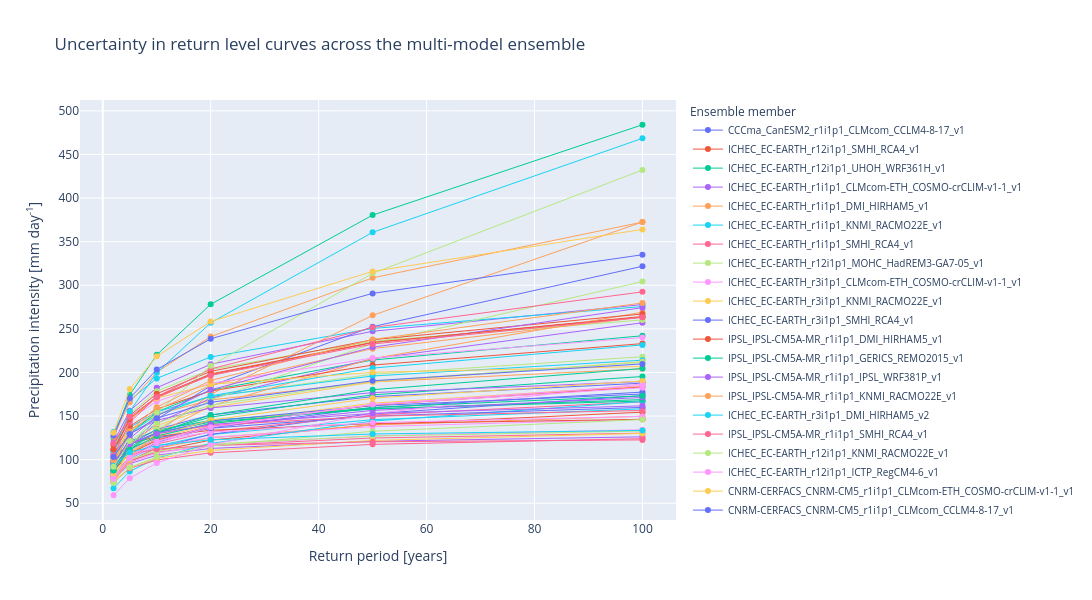

Here is the notebook cell this chart was saved with:
### Markdown cell above
So far, we have only used one climate model - but the power lies in using multiple models! So, let's estimate the sensitivity of the return period to the climate model employed.

### Code cell
# Use hist_df and fit a GEV distribution to each member_id and plot the return level curve for each member_id to show the uncertainty across different climate model runs (i.e., different GCM-RCM combinations).
unique_members = hist_df['member_id'].unique()
#for member in unique_members:
    #member_df = hist_df[hist_df['member_id'] == member]
    #annual_max_per_member = member_df.groupby('year')['rx1day'].max().dropna()
    #if len(annual_max_per_member) < 5:
    #    continue
    #gev_params_member = genextreme.fit(annual_max_per_member)
    #return_levels_member = genextreme.ppf(1 - 1/return_periods, *gev_params_member)
    #plt.plot(return_periods, return_levels_member, marker='o', label=f'Return level curve for member {member}')
#plt.xlabel('Return period [years]', fontsize=12)
#plt.ylabel('Precipitation intensity [mm day$^{-1}$]', fontsize=12)
#plt.title(f'Uncertainty in return level curves across different climate model runs', fontsize=13, fontweight='bold')
#plt.legend(loc='upper left', fontsize=10, frameon=True)
#plt.grid(True, alpha=0.3, linestyle='--', linewidth=0.5)
#plt.tight_layout()  

 # use plotly to plot the return level curve for each member_id and remove the legend for each member_id to avoid overcrowding the legend, and add a single legend entry for all member_ids
import plotly.graph_objects as go
fig = go.Figure()
for member in unique_members:
    member_df = hist_df[hist_df['member_id'] == member]
    annual_max_per_member = member_df.groupby('year')['rx1day'].max().dropna()
    if len(annual_max_per_member) < 5:
        continue
    gev_params_member = genextreme.fit(annual_max_per_member)
    return_levels_member = genextreme.ppf(1 - 1/return_periods, *gev_params_member)
    fig.add_trace(go.Scatter(x=return_periods, y=return_levels_member, mode='lines+markers', name=f'{member}', line=dict(width=1), marker=dict(size=6)))
fig.update_layout(title='Uncertainty in return level curves across the multi-model ensemble', 
                  xaxis_title='Return period [years]', 
                  yaxis_title='Precipitation intensity [mm day<sup>-1</sup>]', 
                  legend_title='Ensemble member', legend=dict(font=dict(size=10), bgcolor='rgba(255,255,255,0.5)'),
                  width=1200, height=600)
fig.show()

### Figure 1 — Plotly figure (JSON) as saved in the notebook; plotly's stock layout.template omitted (floating-point values rounded to 4 significant figures)
{"data": [{"line": {"width": 1}, "marker": {"size": 6}, "mode": "lines+markers", "name": "CCCma_CanESM2_r1i1p1_CLMcom_CCLM4-8-17_v1", "type": "scatter", "x": [2, 5, 10, 20, 50, 100], "y": [78.25, 102.7, 119.7, 136.6, 159.5, 177.5]}, {"line": {"width": 1}, "marker": {"size": 6}, "mode": "lines+markers", "name": "ICHEC_EC-EARTH_r12i1p1_SMHI_RCA4_v1", "type": "scatter", "x": [2, 5, 10, 20, 50, 100], "y": [81.07, 97.74, 109.9, 122.4, 140.1, 154.5]}, {"line": {"width": 1}, "marker": {"size": 6}, "mode": "lines+markers", "name": "ICHEC_EC-EARTH_r12i1p1_UHOH_WRF361H_v1", "type": "scatter", "x": [2, 5, 10, 20, 50, 100], "y": [98.89, 120.8, 133.8, 145.1, 158.3, 167.2]}, {"line": {"width": 1}, "marker": {"size": 6}, "mode": "lines+markers", "name": "ICHEC_EC-EARTH_r1i1p1_CLMcom-ETH_COSMO-crCLIM-v1-1_v1", "type": "scatter", "x": [2, 5, 10, 20, 50, 100], "y": [77.11, 95.43, 105.1, 112.8, 121.1, 126.2]}, {"line": {"width": 1}, "marker": {"size": 6}, "mode": "lines+markers", "name": "ICHEC_EC-EARTH_r1i1p1_DMI_HIRHAM5_v1", "type": "scatter", "x": [2, 5, 10, 20, 50, 100], "y": [106.5, 134.2, 151.9, 168.4, 189.1, 204.1]}, {"line": {"width": 1}, "marker": {"size": 6}, "mode": "lines+markers", "name": "ICHEC_EC-EARTH_r1i1p1_KNMI_RACMO22E_v1", "type": "scatter", "x": [2, 5, 10, 20, 50, 100], "y": [79.47, 101.3, 115.5, 128.8, 145.8, 158.3]}, {"line": {"width": 1}, "marker": {"size": 6}, "mode": "lines+markers", "name": "ICHEC_EC-EARTH_r1i1p1_SMHI_RCA4_v1", "type": "scatter", "x": [2, 5, 10, 20, 50, 100], "y": [82.75, 99.19, 108.4, 116.1, 124.8, 130.4]}, {"line": {"width": 1}, "marker": {"size": 6}, "mode": "lines+markers", "name": "ICHEC_EC-EARTH_r12i1p1_MOHC_HadREM3-GA7-05_v1", "type": "scatter", "x": [2, 5, 10, 20, 50, 100], "y": [102.9, 132.2, 152.2, 171.9, 198.0, 218.0]}, {"line": {"width": 1}, "marker": {"size": 6}, "mode": "lines+markers", "name": "ICHEC_EC-EARTH_r3i1p1_CLMcom-ETH_COSMO-crCLIM-v1-1_v1", "type": "scatter", "x": [2, 5, 10, 20, 50, 100], "y": [78.52, 96.92, 107.6, 116.7, 127.3, 134.3]}, {"line": {"width": 1}, "marker": {"size": 6}, "mode": "lines+markers", "name": "ICHEC_EC-EARTH_r3i1p1_KNMI_RACMO22E_v1", "type": "scatter", "x": [2, 5, 10, 20, 50, 100], "y": [86.22, 108.1, 124.1, 140.9, 164.8, 184.4]}, {"line": {"width": 1}, "marker": {"size": 6}, "mode": "lines+markers", "name": "ICHEC_EC-EARTH_r3i1p1_SMHI_RCA4_v1", "type": "scatter", "x": [2, 5, 10, 20, 50, 100], "y": [80.83, 98.99, 113.3, 129.0, 152.7, 173.4]}, {"line": {"width": 1}, "marker": {"size": 6}, "mode": "lines+markers", "name": "IPSL_IPSL-CM5A-MR_r1i1p1_DMI_HIRHAM5_v1", "type": "scatter", "x": [2, 5, 10, 20, 50, 100], "y": [110.6, 145.6, 171.1, 197.3, 234.2, 264.2]}, {"line": {"width": 1}, "marker": {"size": 6}, "mode": "lines+markers", "name": "IPSL_IPSL-CM5A-MR_r1i1p1_GERICS_REMO2015_v1", "type": "scatter", "x": [2, 5, 10, 20, 50, 100], "y": [95.78, 130.0, 154.6, 179.6, 214.3, 242.1]}, {"line": {"width": 1}, "marker": {"size": 6}, "mode": "lines+markers", "name": "IPSL_IPSL-CM5A-MR_r1i1p1_IPSL_WRF381P_v1", "type": "scatter", "x": [2, 5, 10, 20, 50, 100], "y": [86.12, 116.5, 141.6, 170.4, 215.7, 257.0]}, {"line": {"width": 1}, "marker": {"size": 6}, "mode": "lines+markers", "name": "IPSL_IPSL-CM5A-MR_r1i1p1_KNMI_RACMO22E_v1", "type": "scatter", "x": [2, 5, 10, 20, 50, 100], "y": [76.22, 99.0, 112.8, 125.0, 139.7, 149.8]}, {"line": {"width": 1}, "marker": {"size": 6}, "mode": "lines+markers", "name": "ICHEC_EC-EARTH_r3i1p1_DMI_HIRHAM5_v2", "type": "scatter", "x": [2, 5, 10, 20, 50, 100], "y": [110.9, 137.0, 154.8, 172.4, 195.9, 214.0]}, {"line": {"width": 1}, "marker": {"size": 6}, "mode": "lines+markers", "name": "IPSL_IPSL-CM5A-MR_r1i1p1_SMHI_RCA4_v1", "type": "scatter", "x": [2, 5, 10, 20, 50, 100], "y": [82.8, 103.5, 117.8, 132.1, 151.3, 166.2]}, {"line": {"width": 1}, "marker": {"size": 6}, "mode": "lines+markers", "name": "ICHEC_EC-EARTH_r12i1p1_KNMI_RACMO22E_v1", "type": "scatter", "x": [2, 5, 10, 20, 50, 100], "y": [82.58, 100.0, 109.7, 117.9, 127.0, 132.8]}, {"line": {"width": 1}, "marker": {"size": 6}, "mode": "lines+markers", "name": "ICHEC_EC-EARTH_r12i1p1_ICTP_RegCM4-6_v1", "type": "scatter", "x": [2, 5, 10, 20, 50, 100], "y": [81.63, 102.6, 114.8, 125.5, 137.9, 146.3]}, {"line": {"width": 1}, "marker": {"size": 6}, "mode": "lines+markers", "name": "CNRM-CERFACS_CNRM-CM5_r1i1p1_CLMcom-ETH_COSMO-crCLIM-v1-1_v1", "type": "scatter", "x": [2, 5, 10, 20, 50, 100], "y": [90.2, 118.6, 139.0, 159.8, 188.9, 212.3]}, {"line": {"width": 1}, "marker": {"size": 6}, "mode": "lines+markers", "name": "CNRM-CERFACS_CNRM-CM5_r1i1p1_CLMcom_CCLM4-8-17_v1", "type": "scatter", "x": [2, 5, 10, 20, 50, 100], "y": [90.2, 117.2, 134.7, 151.3, 172.3, 187.7]}, {"line": {"width": 1}, "marker": {"size": 6}, "mode": "lines+markers", "name": "CNRM-CERFACS_CNRM-CM5_r1i1p1_CNRM_ALADIN63_v2", "type": "scatter", "x": [2, 5, 10, 20, 50, 100], "y": [102.2, 118.0, 126.6, 133.6, 141.4, 146.2]}, {"line": {"width": 1}, "marker": {"size": 6}, "mode": "lines+markers", "name": "CNRM-CERFACS_CNRM-CM5_r1i1p1_DMI_HIRHAM5_v2", "type": "scatter", "x": [2, 5, 10, 20, 50, 100], "y": [125.1, 174.2, 220.2, 278.2, 380.5, 484.1]}, {"line": {"width": 1}, "marker": {"size": 6}, "mode": "lines+markers", "name": "CNRM-CERFACS_CNRM-CM5_r1i1p1_GERICS_REMO2015_v2", "type": "scatter", "x": [2, 5, 10, 20, 50, 100], "y": [119.9, 156.2, 182.4, 209.4, 247.2, 277.9]}, {"line": {"width": 1}, "marker": {"size": 6}, "mode": "lines+markers", "name": "CNRM-CERFACS_CNRM-CM5_r1i1p1_ICTP_RegCM4-6_v1", "type": "scatter", "x": [2, 5, 10, 20, 50, 100], "y": [74.26, 103.3, 129.5, 161.5, 215.9, 269.1]}, {"line": {"width": 1}, "marker": {"size": 6}, "mode": "lines+markers", "name": "ICHEC_EC-EARTH_r12i1p1_IPSL_WRF381P_v1", "type": "scatter", "x": [2, 5, 10, 20, 50, 100], "y": [67.2, 86.49, 101.8, 118.6, 144.2, 166.6]}, {"line": {"width": 1}, "marker": {"size": 6}, "mode": "lines+markers", "name": "CNRM-CERFACS_CNRM-CM5_r1i1p1_IPSL_WRF381P_v2", "type": "scatter", "x": [2, 5, 10, 20, 50, 100], "y": [73.96, 90.04, 99.51, 107.8, 117.5, 124.1]}, {"line": {"width": 1}, "marker": {"size": 6}, "mode": "lines+markers", "name": "CNRM-CERFACS_CNRM-CM5_r1i1p1_MOHC_HadREM3-GA7-05_v2", "type": "scatter", "x": [2, 5, 10, 20, 50, 100], "y": [113.8, 152.7, 178.5, 203.5, 235.9, 260.2]}, {"line": {"width": 1}, "marker": {"size": 6}, "mode": "lines+markers", "name": "CNRM-CERFACS_CNRM-CM5_r1i1p1_SMHI_RCA4_v1", "type": "scatter", "x": [2, 5, 10, 20, 50, 100], "y": [92.8, 111.4, 122.2, 131.6, 142.4, 149.6]}, {"line": {"width": 1}, "marker": {"size": 6}, "mode": "lines+markers", "name": "ICHEC_EC-EARTH_r12i1p1_CLMcom-ETH_COSMO-crCLIM-v1-1_v1", "type": "scatter", "x": [2, 5, 10, 20, 50, 100], "y": [74.77, 91.14, 101.3, 110.6, 122.0, 130.1]}, {"line": {"width": 1}, "marker": {"size": 6}, "mode": "lines+markers", "name": "ICHEC_EC-EARTH_r12i1p1_CLMcom_CCLM4-8-17_v1", "type": "scatter", "x": [2, 5, 10, 20, 50, 100], "y": [84.28, 116.2, 146.3, 184.5, 252.5, 321.8]}, {"line": {"width": 1}, "marker": {"size": 6}, "mode": "lines+markers", "name": "ICHEC_EC-EARTH_r12i1p1_DMI_HIRHAM5_v1", "type": "scatter", "x": [2, 5, 10, 20, 50, 100], "y": [111.8, 138.3, 158.0, 178.7, 208.4, 233.1]}, {"line": {"width": 1}, "marker": {"size": 6}, "mode": "lines+markers", "name": "ICHEC_EC-EARTH_r12i1p1_GERICS_REMO2015_v1", "type": "scatter", "x": [2, 5, 10, 20, 50, 100], "y": [95.68, 117.3, 130.8, 143.1, 158.2, 168.9]}, {"line": {"width": 1}, "marker": {"size": 6}, "mode": "lines+markers", "name": "CNRM-CERFACS_CNRM-CM5_r1i1p1_KNMI_RACMO22E_v2", "type": "scatter", "x": [2, 5, 10, 20, 50, 100], "y": [87.86, 108.7, 123.1, 137.3, 156.4, 171.3]}, {"line": {"width": 1}, "marker": {"size": 6}, "mode": "lines+markers", "name": "CCCma_CanESM2_r1i1p1_GERICS_REMO2015_v1", "type": "scatter", "x": [2, 5, 10, 20, 50, 100], "y": [96.58, 130.6, 156.8, 185.2, 227.3, 263.4]}, {"line": {"width": 1}, "marker": {"size": 6}, "mode": "lines+markers", "name": "MIROC_MIROC5_r1i1p1_GERICS_REMO2015_v1", "type": "scatter", "x": [2, 5, 10, 20, 50, 100], "y": [131.6, 168.2, 193.2, 217.7, 250.4, 275.6]}, {"line": {"width": 1}, "marker": {"size": 6}, "mode": "lines+markers", "name": "MOHC_HadGEM2-ES_r1i1p1_CNRM_ALADIN63_v1", "type": "scatter", "x": [2, 5, 10, 20, 50, 100], "y": [92.28, 105.9, 112.0, 116.4, 120.5, 122.6]}, {"line": {"width": 1}, "marker": {"size": 6}, "mode": "lines+markers", "name": "MPI-M_MPI-ESM-LR_r2i1p1_CLMcom-ETH_COSMO-crCLIM-v1-1_v1", "type": "scatter", "x": [2, 5, 10, 20, 50, 100], "y": [86.3, 110.2, 134.8, 168.3, 233.0, 304.2]}, {"line": {"width": 1}, "marker": {"size": 6}, "mode": "lines+markers", "name": "MPI-M_MPI-ESM-LR_r2i1p1_MPI-CSC_REMO2009_v1", "type": "scatter", "x": [2, 5, 10, 20, 50, 100], "y": [118.6, 146.5, 166.7, 187.5, 216.5, 240.0]}, {"line": {"width": 1}, "marker": {"size": 6}, "mode": "lines+markers", "name": "MPI-M_MPI-ESM-LR_r2i1p1_SMHI_RCA4_v1", "type": "scatter", "x": [2, 5, 10, 20, 50, 100], "y": [89.86, 108.2, 122.7, 138.7, 162.9, 184.1]}, {"line": {"width": 1}, "marker": {"size": 6}, "mode": "lines+markers", "name": "MPI-M_MPI-ESM-LR_r3i1p1_CLMcom-ETH_COSMO-crCLIM-v1-1_v1", "type": "scatter", "x": [2, 5, 10, 20, 50, 100], "y": [93.32, 112.6, 124.8, 136.0, 149.9, 159.9]}, {"line": {"width": 1}, "marker": {"size": 6}, "mode": "lines+markers", "name": "MPI-M_MPI-ESM-LR_r3i1p1_GERICS_REMO2015_v1", "type": "scatter", "x": [2, 5, 10, 20, 50, 100], "y": [116.4, 150.6, 175.5, 201.3, 237.5, 267.0]}, {"line": {"width": 1}, "marker": {"size": 6}, "mode": "lines+markers", "name": "MPI-M_MPI-ESM-LR_r3i1p1_SMHI_RCA4_v1", "type": "scatter", "x": [2, 5, 10, 20, 50, 100], "y": [91.77, 114.4, 131.2, 148.9, 174.3, 195.4]}, {"line": {"width": 1}, "marker": {"size": 6}, "mode": "lines+markers", "name": "MPI-M_MPI-ESM-LR_r1i1p1_UHOH_WRF361H_v1", "type": "scatter", "x": [2, 5, 10, 20, 50, 100], "y": [106.0, 130.0, 145.2, 159.3, 176.9, 189.5]}, {"line": {"width": 1}, "marker": {"size": 6}, "mode": "lines+markers", "name": "NCC_NorESM1-M_r1i1p1_CLMcom-ETH_COSMO-crCLIM-v1-1_v1", "type": "scatter", "x": [2, 5, 10, 20, 50, 100], "y": [74.13, 101.1, 131.2, 174.9, 265.5, 372.5]}, {"line": {"width": 1}, "marker": {"size": 6}, "mode": "lines+markers", "name": "NCC_NorESM1-M_r1i1p1_DMI_HIRHAM5_v3", "type": "scatter", "x": [2, 5, 10, 20, 50, 100], "y": [102.9, 130.5, 151.2, 173.2, 205.0, 231.6]}, {"line": {"width": 1}, "marker": {"size": 6}, "mode": "lines+markers", "name": "NCC_NorESM1-M_r1i1p1_GERICS_REMO2015_v1", "type": "scatter", "x": [2, 5, 10, 20, 50, 100], "y": [97.02, 118.2, 129.8, 139.3, 149.8, 156.4]}, {"line": {"width": 1}, "marker": {"size": 6}, "mode": "lines+markers", "name": "NCC_NorESM1-M_r1i1p1_ICTP_RegCM4-6_v1", "type": "scatter", "x": [2, 5, 10, 20, 50, 100], "y": [73.56, 90.99, 103.3, 115.6, 132.6, 145.9]}, {"line": {"width": 1}, "marker": {"size": 6}, "mode": "lines+markers", "name": "NCC_NorESM1-M_r1i1p1_IPSL_WRF381P_v1", "type": "scatter", "x": [2, 5, 10, 20, 50, 100], "y": [59.16, 78.72, 96.11, 117.2, 152.6, 187.0]}, {"line": {"width": 1}, "marker": {"size": 6}, "mode": "lines+markers", "name": "NCC_NorESM1-M_r1i1p1_MOHC_HadREM3-GA7-05_v1", "type": "scatter", "x": [2, 5, 10, 20, 50, 100], "y": [87.29, 146.4, 170.5, 186.5, 200.1, 206.9]}, {"line": {"width": 1}, "marker": {"size": 6}, "mode": "lines+markers", "name": "NCC_NorESM1-M_r1i1p1_SMHI_RCA4_v1", "type": "scatter", "x": [2, 5, 10, 20, 50, 100], "y": [96.89, 117.2, 130.9, 144.3, 161.9, 175.3]}, {"line": {"width": 1}, "marker": {"size": 6}, "mode": "lines+markers", "name": "NCC_NorESM1-M_r1i1p1_CNRM_ALADIN63_v1", "type": "scatter", "x": [2, 5, 10, 20, 50, 100], "y": [87.27, 106.9, 122.1, 138.5, 162.6, 183.3]}, {"line": {"width": 1}, "marker": {"size": 6}, "mode": "lines+markers", "name": "MOHC_HadGEM2-ES_r1i1p1_CLMcom_CCLM4-8-17_v1", "type": "scatter", "x": [2, 5, 10, 20, 50, 100], "y": [87.42, 112.3, 131.2, 151.1, 180.2, 204.6]}, {"line": {"width": 1}, "marker": {"size": 6}, "mode": "lines+markers", "name": "MPI-M_MPI-ESM-LR_r1i1p1_SMHI_RCA4_v1a", "type": "scatter", "x": [2, 5, 10, 20, 50, 100], "y": [94.06, 124.3, 150.0, 180.1, 228.9, 274.3]}, {"line": {"width": 1}, "marker": {"size": 6}, "mode": "lines+markers", "name": "MPI-M_MPI-ESM-LR_r1i1p1_MOHC_HadREM3-GA7-05_v1", "type": "scatter", "x": [2, 5, 10, 20, 50, 100], "y": [126.2, 165.8, 200.2, 241.1, 308.5, 372.5]}, {"line": {"width": 1}, "marker": {"size": 6}, "mode": "lines+markers", "name": "MOHC_HadGEM2-ES_r1i1p1_DMI_HIRHAM5_v2", "type": "scatter", "x": [2, 5, 10, 20, 50, 100], "y": [109.2, 155.2, 199.6, 256.9, 360.7, 468.5]}, {"line": {"width": 1}, "marker": {"size": 6}, "mode": "lines+markers", "name": "MOHC_HadGEM2-ES_r1i1p1_GERICS_REMO2015_v1", "type": "scatter", "x": [2, 5, 10, 20, 50, 100], "y": [104.8, 142.7, 172.1, 204.0, 251.5, 292.4]}, {"line": {"width": 1}, "marker": {"size": 6}, "mode": "lines+markers", "name": "MOHC_HadGEM2-ES_r1i1p1_ICTP_RegCM4-6_v1", "type": "scatter", "x": [2, 5, 10, 20, 50, 100], "y": [76.74, 114.2, 153.4, 207.6, 313.7, 432.2]}, {"line": {"width": 1}, "marker": {"size": 6}, "mode": "lines+markers", "name": "MOHC_HadGEM2-ES_r1i1p1_IPSL_WRF381P_v1", "type": "scatter", "x": [2, 5, 10, 20, 50, 100], "y": [79.15, 103.7, 121.1, 138.7, 163.1, 182.5]}, {"line": {"width": 1}, "marker": {"size": 6}, "mode": "lines+markers", "name": "MOHC_HadGEM2-ES_r1i1p1_KNMI_RACMO22E_v2", "type": "scatter", "x": [2, 5, 10, 20, 50, 100], "y": [82.47, 108.6, 127.0, 145.4, 170.5, 190.3]}, {"line": {"width": 1}, "marker": {"size": 6}, "mode": "lines+markers", "name": "MOHC_HadGEM2-ES_r1i1p1_MOHC_HadREM3-GA7-05_v1", "type": "scatter", "x": [2, 5, 10, 20, 50, 100], "y": [127.7, 170.5, 203.3, 238.6, 290.7, 335.0]}, {"line": {"width": 1}, "marker": {"size": 6}, "mode": "lines+markers", "name": "MPI-M_MPI-ESM-LR_r1i1p1_MPI-CSC_REMO2009_v1", "type": "scatter", "x": [2, 5, 10, 20, 50, 100], "y": [111.5, 146.9, 172.3, 198.3, 234.5, 263.6]}, {"line": {"width": 1}, "marker": {"size": 6}, "mode": "lines+markers", "name": "MOHC_HadGEM2-ES_r1i1p1_SMHI_RCA4_v1", "type": "scatter", "x": [2, 5, 10, 20, 50, 100], "y": [87.52, 111.5, 127.0, 141.5, 159.8, 173.2]}, {"line": {"width": 1}, "marker": {"size": 6}, "mode": "lines+markers", "name": "MPI-M_MPI-ESM-LR_r1i1p1_CLMcom-ETH_COSMO-crCLIM-v1-1_v1", "type": "scatter", "x": [2, 5, 10, 20, 50, 100], "y": [98.02, 117.8, 129.7, 140.3, 153.0, 161.7]}, {"line": {"width": 1}, "marker": {"size": 6}, "mode": "lines+markers", "name": "MPI-M_MPI-ESM-LR_r1i1p1_CLMcom_CCLM4-8-17_v1", "type": "scatter", "x": [2, 5, 10, 20, 50, 100], "y": [98.63, 132.7, 160.1, 190.8, 237.9, 279.7]}, {"line": {"width": 1}, "marker": {"size": 6}, "mode": "lines+markers", "name": "MPI-M_MPI-ESM-LR_r1i1p1_CNRM_ALADIN63_v1", "type": "scatter", "x": [2, 5, 10, 20, 50, 100], "y": [92.93, 108.3, 116.3, 122.7, 129.4, 133.5]}, {"line": {"width": 1}, "marker": {"size": 6}, "mode": "lines+markers", "name": "MPI-M_MPI-ESM-LR_r1i1p1_DMI_HIRHAM5_v1", "type": "scatter", "x": [2, 5, 10, 20, 50, 100], "y": [118.6, 148.9, 171.9, 196.5, 232.6, 263.2]}, {"line": {"width": 1}, "marker": {"size": 6}, "mode": "lines+markers", "name": "MPI-M_MPI-ESM-LR_r1i1p1_ICTP_RegCM4-6_v1", "type": "scatter", "x": [2, 5, 10, 20, 50, 100], "y": [91.84, 121.4, 142.0, 162.5, 190.1, 211.8]}, {"line": {"width": 1}, "marker": {"size": 6}, "mode": "lines+markers", "name": "MPI-M_MPI-ESM-LR_r1i1p1_KNMI_RACMO22E_v1", "type": "scatter", "x": [2, 5, 10, 20, 50, 100], "y": [78.2, 101.6, 118.9, 137.2, 163.3, 185.0]}, {"line": {"width": 1}, "marker": {"size": 6}, "mode": "lines+markers", "name": "MOHC_HadGEM2-ES_r1i1p1_UHOH_WRF361H_v1", "type": "scatter", "x": [2, 5, 10, 20, 50, 100], "y": [130.9, 180.9, 218.5, 258.3, 315.9, 364.0]}, {"line": {"width": 1}, "marker": {"size": 6}, "mode": "lines+markers", "name": "MIROC_MIROC5_r1i1p1_CLMcom_CCLM4-8-17_v1", "type": "scatter", "x": [2, 5, 10, 20, 50, 100], "y": [103.2, 129.3, 147.5, 165.7, 190.4, 209.8]}], "layout": {"height": 600, "legend": {"bgcolor": "rgba(255,255,255,0.5)", "font": {"size": 10}, "title": {"text": "Ensemble member"}}, "title": {"text": "Uncertainty in return level curves across the multi-model ensemble"}, "width": 1200, "xaxis": {"title": {"text": "Return period [years]"}}, "yaxis": {"title": {"text": "Precipitation intensity [mm day<sup>-1</sup>]"}}}}
